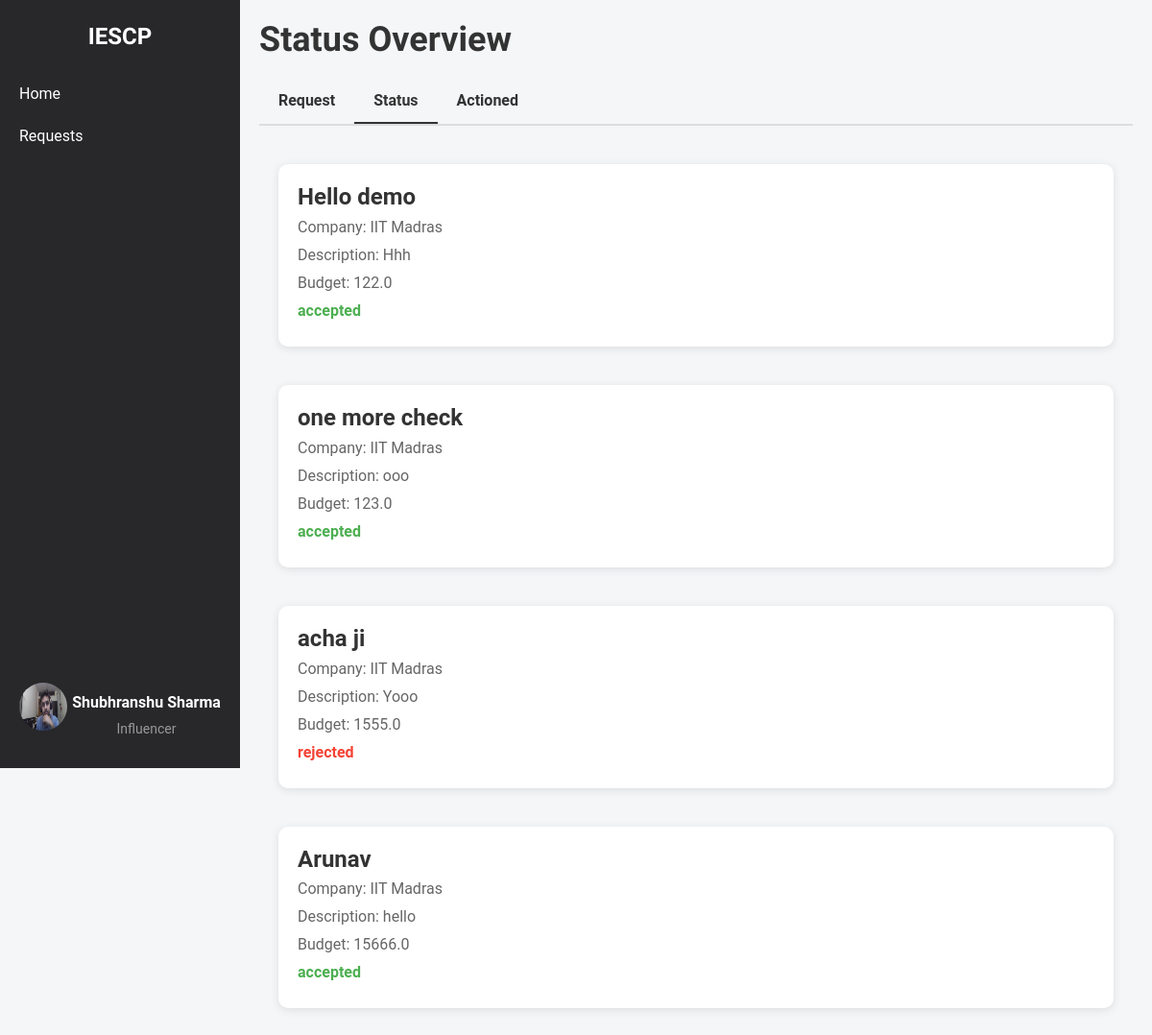
The page /influencer/campaign/request_status (signed in) on the database its author committed.
### models.py (models this page shows, shortened)
class Influencer(db.Model):
    __tablename__ = 'influencers'
    id = db.Column(db.Integer, primary_key=True)
    name = db.Column(db.String(255), nullable=False)
    username = db.Column(db.String(255), unique=True, nullable=False)
    email = db.Column(db.String(255), unique=True, nullable=False)
    password_hash = db.Column(db.String(255), nullable=False)
    category = db.Column(db.String(255), nullable=False)
    interest = db.Column(db.String(255), nullable=False)
    reach = db.Column(db.Integer, nullable=False)
    social_media_links = db.Column(db.String(255), nullable=False)
    bio = db.Column(db.String(255), nullable=False)
    profile_picture = db.Column(db.String(255), nullable=False)
    campaigns = db.relationship('Campaign', secondary=influencer_campaign_association, back_populates='influencers')

class InterestedCampaigns(db.Model):
    __tablename__ = 'interested_campaigns'
    id = db.Column(db.Integer, primary_key=True)
    influencer_id = db.Column(
        db.Integer,
        db.ForeignKey('influencers.id', name='fk_influencer_id'),
        nullable=False
    )
    campaign_id = db.Column(
        db.Integer,
        db.ForeignKey('campaign.id', name='fk_campaign_id'),
        nullable=False
    )
    company_id = db.Column(
        db.Integer,
        db.ForeignKey('company.id', name='fk_company_id'),
        nullable=False
    )
    expressed_at = db.Column(db.DateTime, nullable=False, default=datetime.utcnow)
    status = db.Column(db.String(50), nullable=False, default='pending')
    influencer = db.relationship('Influencer', backref=db.backref('interested_campaigns', lazy=True))
    campaign = db.relationship('Campaign', backref=db.backref('interested_influencers', lazy=True))
    company = db.relationship('Company', backref=db.backref('company_interests', lazy=True))

class Campaign(db.Model):
    __tablename__ = 'campaign'
    id = db.Column(db.Integer, primary_key=True)
    title = db.Column(db.String(200), nullable=False)
    description = db.Column(db.Text, nullable=False)
    budget = db.Column(db.Float, nullable=False)
    start_date = db.Column(db.Date, nullable=False)
    end_date = db.Column(db.Date, nullable=False)
    company_id = db.Column(db.Integer, db.ForeignKey('company.id'), nullable=False)
    admin_id = db.Column(db.Integer, db.ForeignKey('admin.id'), nullable=False, default=1)
    status = db.Column(db.String(50), nullable=False, default='pending')
    category = db.Column(db.String(255), nullable=False)
    created_at = db.Column(db.DateTime, nullable=False, default=datetime.utcnow)
    visibility = db.Column(db.String(50), nullable=False, default='public')
    influencers = db.relationship('Influencer', secondary=influencer_campaign_association, back_populates='campaigns')
    is_flag = db.Column(db.Boolean, nullable=False, default=False)

class Company(db.Model):
    __tablename__ = 'company'
    id = db.Column(db.Integer, primary_key=True)
    company_name = db.Column(db.String(100), nullable=False)
    username = db.Column(db.String(50), unique=True, nullable=False)
    email = db.Column(db.String(120), unique=True, nullable=False)
    password_hash = db.Column(db.String(128), nullable=False)
    phone_number = db.Column(db.String(20), nullable=False)
    address = db.Column(db.String(200), nullable=False)
    industry = db.Column(db.String(100), nullable=False)
    other_industry = db.Column(db.String(100), nullable=True)
    website = db.Column(db.String(200), nullable=False)
    description = db.Column(db.Text, nullable=False)
    social_media_link = db.Column(db.String(200), nullable=False)
    logo = db.Column(db.String(200), nullable=False)
    campaigns = db.relationship('Campaign', backref='company', lazy=True)

### influencer_routes.py (the view)
@app.route('/influencer/campaign/request_status')
@influencer_auth_required
def request_status():
    user = Influencer.query.get(session['influencer_id'])
    interests = InterestedCampaigns.query.filter_by(influencer_id=user.id).all()
    return render_template('influencer_request_status.html', user=user, interests=interests)

### influencer_routes.py (called while the page is built)
def influencer_auth_required(func):
    @wraps(func)
    def func2(*args, **kwargs):
        if 'influencer_id' in session:
            return func(*args, **kwargs)
        else:
            flash("Please login first")
            return redirect(url_for('influencer_login'))
    return func2

### templates/influencer_request_status.html (shortened to what this page needs)
{% extends 'layout.html' %}
{% block content %}
    <div class="container-box">
        <div class="sidebar">
            <div class="logo">IESCP</div>
            <ul>
                <li><a href="{{ url_for('influencer_home') }}">Home</a></li>
                <li><a href="{{ url_for('influencer_campaign_requests') }}">Requests</a></li>
            </ul>
            <div class="profile">
                <a href="{{ url_for('influencer_dashboard') }}">
                    <img src="{{ url_for('static', filename='profile_upload/influencer/' + user.username + '/' + user.profile_picture) }}" alt="Profile Picture">
                    <div class="profile-name-category">
                        <span class="name">{{ user.name }}</span>
                        <span class="category">Influencer</span>
                    </div>
                </a>
            </div>
        </div>
        <div class="main-content">
            <h1>Status Overview</h1>
            <div class="tabs">
                <a href="{{ url_for('influencer_campaign_requests') }}" class="tab">Request</a>
                <a href="{{url_for('request_status')}}" class="tab active">Status</a>
                <a href="{{url_for('influencer_request_actioned')}}" class="tab">Actioned</a>
            </div>
            <div class="status-list">
                {% for interest in interests %}
                <div class="status-item">
                    <h3>{{ interest.campaign.title }}</h3>
                    <p>Company: {{interest.company.company_name}}</p>
                    <p>Description: {{ interest.campaign.description }}</p>
                    <p>Budget: {{ interest.campaign.budget }}</p>
                    <p class="status {{ interest.status}}">{{ interest.status }}</p>
                </div>
                {% endfor %}
            </div>
        </div>
    </div>
{% endblock %}

### templates/influencer_request_status.html (style rules this page uses)
body { font-family: 'Roboto', Arial, sans-serif; margin: 0; padding: 0; height: 100vh; background-color: #f4f6f8; }
.container-box { display: flex; width: 100%; }
a { text-decoration: none; color: whitesmoke; }
.sidebar { width: 250px; background-color: #28282B; color: white; display: flex; flex-direction: column; align-items: center; padding-top: 20px; position: fixed; top: 0; height: 100vh; overflow: auto; }
.sidebar .logo { font-size: 24px; font-weight: bold; margin-bottom: 20px; font-family: 'Lexend Deca', sans-serif; font-weight: 600; }
.sidebar ul { list-style-type: none; padding: 0; width: 100%; }
.sidebar ul li { width: 100%; }
.sidebar ul li a { display: block; padding: 10px 20px; color: white; text-decoration: none; }
.sidebar .profile { margin-top: auto; text-align: center; padding: 10px; }
.profile .name { font-size: 16px; font-weight: bold; color: white; }
.profile .category { font-size: 14px; color: #999; margin-top: 5px; }
.sidebar .profile img { width: 50px; height: 50px; border-radius: 50%; margin-bottom: 5px; }
.profile { display: flex; flex-direction: column; align-items: center; text-align: center; padding: 10px; margin-bottom: 20px; }
.profile a { display: flex; align-items: center; text-align: center; justify-content: center; gap: 5px; }
.profile-name-category { display: flex; flex-direction: column; align-items: center; text-align: center; justify-content: center; padding-top: 13px; }
.main-content { flex: 1; padding: 20px; margin-left: 250px; overflow-y: auto; }
.main-content h1 { font-size: 36px; font-weight: bold; font-family: 'Lexend Deca', sans-serif; color: #333; margin-bottom: 20px; }
.tabs { display: flex; border-bottom: 2px solid #ddd; margin-bottom: 20px; }
.tab { padding: 10px 20px; cursor: pointer; font-weight: bold; color: #333; border: none; background-color: transparent; }
.tab.active { border-bottom: 2px solid #333; }
.status-list { display: flex; flex-direction: column; align-items: center; justify-content: center; }
.status-item { background-color: white; padding: 20px; border-radius: 10px; box-shadow: 0 2px 10px rgba(0, 0, 0, 0.1); margin: 20px 0; width: calc(100% - 40px); max-width: 1000px; }
.status-item h3 { margin: 0; font-size: 24px; font-weight: bold; color: #333; }
.status-item p { margin: 5px 0; color: #666; }
.status-item .status { font-weight: bold; font-size: 16px; }
.status-item .status.accepted { color: #4caf50; }
.status-item .status.rejected { color: #f44336; }

### rows shown on the page
Influencer: username+profile_picture (picture), name "Shubhranshu Sharma"
InterestedCampaigns: campaign "Hello demo", company.company_name "IIT Madras", campaign.description "Hhh", campaign.budget "122.0", status "accepted"
InterestedCampaigns: campaign "one more check", company.company_name "IIT Madras", campaign.description "ooo", campaign.budget "123.0", status "accepted"
InterestedCampaigns: campaign "acha ji", company.company_name "IIT Madras", campaign.description "Yooo", campaign.budget "1555.0", status "rejected"
InterestedCampaigns: campaign "Arunav", company.company_name "IIT Madras", campaign.description "hello", campaign.budget "15666.0", status "accepted"
